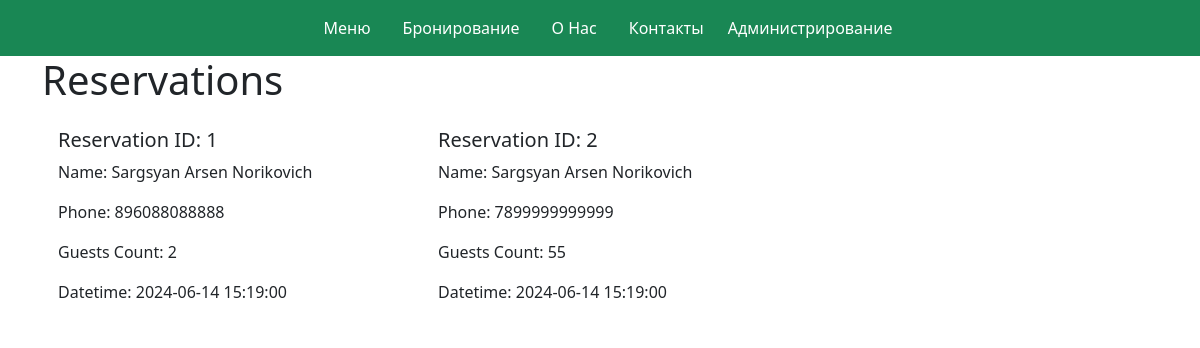
The app's page /reservations with its own data.
### models.py (models this page shows)
class Reservation(Base):
    __tablename__ = 'reservation'
    id = Column(Integer, primary_key=True)
    FIO = Column(String(250), nullable=False)
    phone = Column(String(120), nullable=False)
    guests_count = Column(Integer, nullable=False)
    datetime = Column(DateTime, nullable=False)

### eng.py (the view)
@app.route("/reservations")
def reservations():
    reservations = db_session.query(Reservation).all()
    return render_template("reservations.html", reservations=reservations)

### templates/reservations.html
{% extends "template.htm" %}
{% block content %}
    <div class="container">
        <h1>Reservations</h1>
        <div class="row">
            {% for reservation in reservations %}
            <div class="col-md-4">
                <div class="card">
                    <div class="card-body">
                        <h5 class="card-title">Reservation ID: {{ reservation.id }}</h5>
                        <p class="card-text">Name: {{ reservation.FIO }}</p>
                        <p class="card-text">Phone: {{ reservation.phone }}</p>
                        <p class="card-text">Guests Count: {{ reservation.guests_count }}</p>
                        <p class="card-text">Datetime: {{ reservation.datetime }}</p>
                    </div>
                </div>
            </div>
            {% endfor %}
        </div>
    </div>
{% endblock %}

### templates/template.htm (style rules this page uses)
.card { border: none; transition: transform 0.3s ease; }

### records on screen
Reservation: id "1", FIO "Sargsyan Arsen Norikovich", phone "896088088888", guests_count "2", datetime "2024-06-14 15:19:00"
Reservation: id "2", FIO "Sargsyan Arsen Norikovich", phone "7899999999999", guests_count "55", datetime "2024-06-14 15:19:00"
